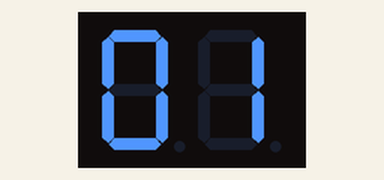
Bench run of a sketch on a simulated Arduino Uno, built with avr-gcc and run on an emulated ATmega328P. Shown: 2-digit seven-segment display. Wiring (inferred from the names in the program): 2-digit 7-segment display, segments lit when HIGH: segments pin 16, pin 5, pin 4, pin 14, pin 12, pin 13, pin 0; digit selects pin 15, pin 2. The segment pins are drawn as the display they are named for.

Above: at 0.1 s.
At 5.2 s:
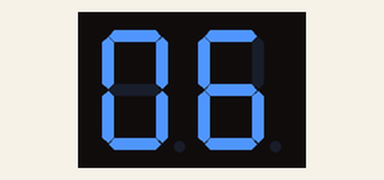
At 10.3 s:
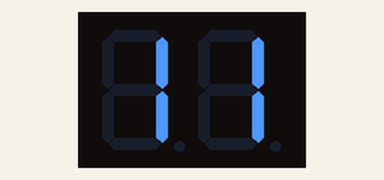
At 19.4 s:
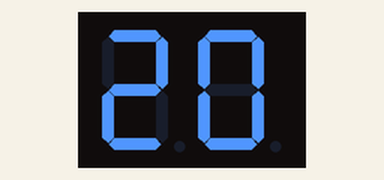
At 28.5 s:
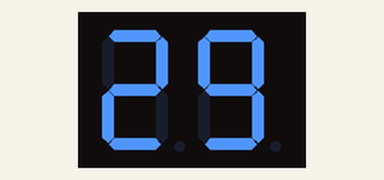
At 38.7 s:
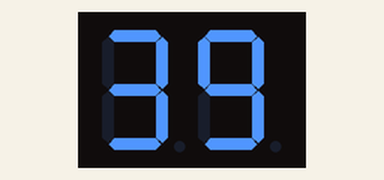

The sketch:

FND_DYNAMIC.ino
```cpp
#include "WeMosPin.h"

//각 숫자를 만드는 신호선
#define SEG_A D2
#define SEG_B D3
#define SEG_C D4
#define SEG_D D5
#define SEG_E D6
#define SEG_F D7
#define SEG_G D8

//숫자의 자릿수
#define FND_01 D9  //6
#define FND_02 D10  //8
#define FND_03 D11  //9
#define FND_04 D12  //12


//세그먼트 온오프르 ㄹ위한 핀 설정
int segs[] = { SEG_A, SEG_B, SEG_C, SEG_D, SEG_E, SEG_F, SEG_G };
int selFnd[]={ FND_01,FND_02,FND_03,FND_04};

byte numbers[] = {//이거 거꾸로 써져있는거임(010101이거 비트리드가 거꾸로 읽음)
    B0111111,  // MSB   --  LSB
    B0000110,
    B1011011,
    B1001111,
    B1100110,
    B1101101,
    B1111101,
    B0000111,
    B1111111,
    B1101111
};


void setup() {
  // put your setup code here, to run once:
  for(int i =0; i<7; i++){
    pinMode(segs[i], OUTPUT);
}
 for( int i=0;  i <4 ; i++){
  pinMode(selFnd[i],OUTPUT);
  digitalWrite(selFnd[i],HIGH); //FND가 HIGH일때 OFF/ LOW일때 ON
 }

}


int intCnt = 0;

void loop() {

  unsigned long start = millis();
   intCnt++;

  for( unsigned long j =0; j<1000;  j=millis() - start ){
      int num1 =intCnt % 10; //1의 자리
      int num10 = (intCnt /10)%10 ;// 10의 자리
      int num100 = (intCnt/100)%10; // 100의 자리
      int num1000 = (intCnt/1000)%10; //1000의 자리

  digitalWrite(FND_01, LOW);
  setNumber(numbers[num1]); //1의자리표시
  delay(5);
  digitalWrite(FND_01,HIGH);


  digitalWrite(FND_02, LOW);
  setNumber(numbers[num10]); //10의자리표시
  delay(5);
  digitalWrite(FND_02,HIGH);

  digitalWrite(FND_03, LOW);
  setNumber(numbers[num100]); //100의자리표시
  delay(5);
  digitalWrite(FND_03,HIGH);

  digitalWrite(FND_04, LOW);
  setNumber(numbers[num1000]); //1000의자리표시
  delay(5);
  digitalWrite(FND_04,HIGH);

  }


 // delay(1000);

/*
  for(int num=0; num<5; num++){
    int number=numbers[num];

    digitalWrite(selFnd[num], LOW);

    for(int i =0; i<7; i++){
      int bit = bitRead(number,i);
      digitalWrite(segs[i], bit);
    }
    delay(5);
    digitalWrite(selFnd[num],HIGH);
  }

  */
}

void setNumber(int number){
  for(int i =0; i<7; i++){
    int bit = bitRead(number,i);
    digitalWrite(segs[i], bit);

  }

}
```

WeMosPin.h
```cpp
#define D0 3
#define D1 1
#define D2 16
#define D3 5
#define D4 4
#define D5 14
#define D6 12
#define D7 13
#define D8 0
#define D9 2
#define D10 15
#define D11 13
#define D12 12
#define D13 4

#define TX0 15
#define RX0 13
```

Measured:
- what the display in image 0 shows lasts 1.1 s, from 0.0 s to 1.1 s
